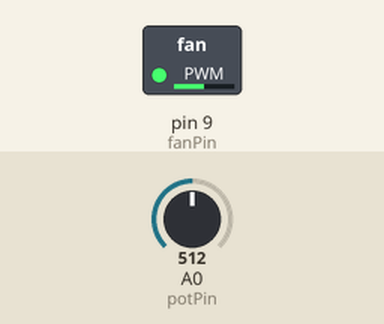
This sketch was run on a simulated Arduino Uno, built with avr-gcc and run on an emulated ATmega328P. Shown: switched loads named in the sketch (green lamp = pin HIGH). The inputs (shaded band) are chosen by the test bench; at power-on: A0 (potPin) = 512.

Above: at 1.2 s.
1.3 s: A0 (potPin) set to 716
At 2.3 s:
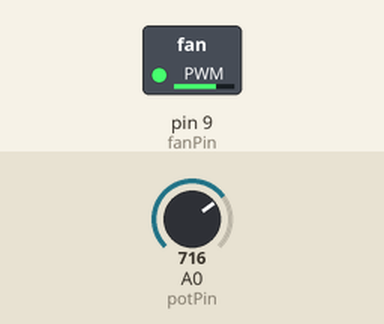
2.8 s: A0 (potPin) set to 900
At 3.4 s:
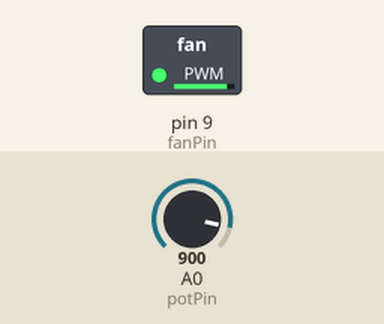
4.3 s: A0 (potPin) set to 122
At 4.6 s:
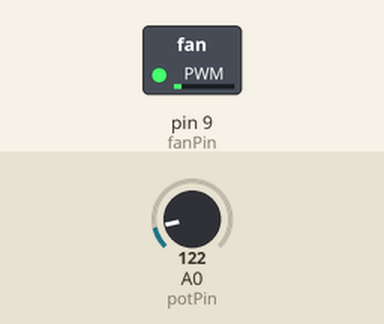
5.8 s: A0 (potPin) set to 0
At 6.9 s:
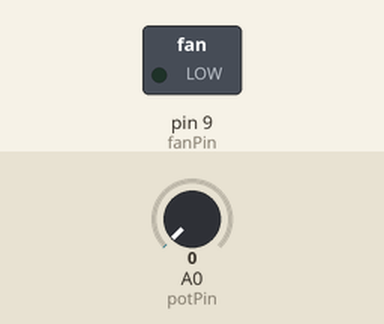
7.3 s: A0 (potPin) set to 511
At 8.1 s:
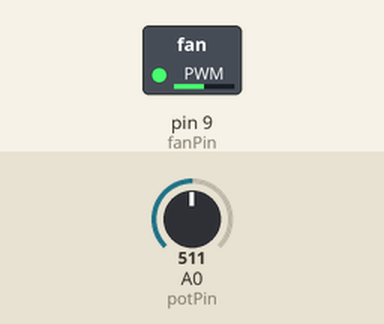
Timing chart, 0 to 9.8 s (numbered marks = the images above; inputs shaded):
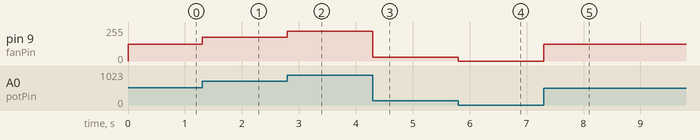

The sketch:

LAB4E3.ino
```cpp
const int fanPin = 9;   // PWM pin connected to MOSFET gate or BJT base through resistor
const int potPin = A0;  // Analog pin connected to trimmer

void setup() {
  pinMode(fanPin, OUTPUT);
}

void loop() {
  int potValue = analogRead(potPin);        // Read potentiometer (0-1023)
  int pwmValue = map(potValue, 0, 1023, 0, 255); // Map to PWM (0-255)

  analogWrite(fanPin, pwmValue);            // Set fan speed
}
```

Measured:
- after the input at 1.3 s, pin 9 (fanPin): 127/255 → 178/255 at once
- after the input at 2.8 s, pin 9 (fanPin): 178/255 → 224/255 at once
- after the input at 4.3 s, pin 9 (fanPin): 224/255 → 30/255 at once
- after the input at 5.8 s, pin 9 (fanPin): 30/255 → 0/255 at once
- after the input at 7.3 s, pin 9 (fanPin): 0/255 → 127/255 at once
